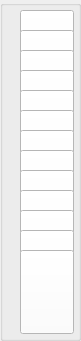
    <widget class="QGroupBox" name="table5">
     <property name="enabled">
      <bool>true</bool>
     </property>
     <property name="geometry">
      <rect>
       <x>290</x>
       <y>110</y>
       <width>81</width>
       <height>341</height>
      </rect>
     </property>
     <property name="sizePolicy">
      <sizepolicy hsizetype="Fixed" vsizetype="Fixed">
       <horstretch>0</horstretch>
       <verstretch>0</verstretch>
      </sizepolicy>
     </property>
     <property name="minimumSize">
      <size>
       <width>72</width>
       <height>112</height>
      </size>
     </property>
     <property name="layoutDirection">
      <enum>Qt::LeftToRight</enum>
     </property>
     <property name="autoFillBackground">
      <bool>false</bool>
     </property>
     <property name="title">
      <string/>
     </property>
     <property name="alignment">
      <set>Qt::AlignJustify|Qt::AlignTop</set>
     </property>
     <widget class="QPushButton" name="table5_card_1">
      <property name="geometry">
       <rect>
        <x>20</x>
        <y>10</y>
        <width>54</width>
        <height>84</height>
       </rect>
      </property>
      <property name="sizePolicy">
       <sizepolicy hsizetype="Fixed" vsizetype="Fixed">
        <horstretch>0</horstretch>
        <verstretch>0</verstretch>
       </sizepolicy>
      </property>
      <property name="minimumSize">
       <size>
        <width>54</width>
        <height>84</height>
       </size>
      </property>
      <property name="maximumSize">
       <size>
        <width>54</width>
        <height>84</height>
       </size>
      </property>
      <property name="styleSheet">
       <string notr="true">background: white;
border-width:3px;
border-color: black;
</string>
      </property>
      <property name="text">
       <string/>
      </property>
     </widget>
     <widget class="QPushButton" name="table5_card_6">
      <property name="geometry">
       <rect>
        <x>20</x>
        <y>110</y>
        <width>54</width>
        <height>84</height>
       </rect>
      </property>
      <property name="sizePolicy">
       <sizepolicy hsizetype="Fixed" vsizetype="Fixed">
        <horstretch>0</horstretch>
        <verstretch>0</verstretch>
       </sizepolicy>
      </property>
      <property name="minimumSize">
       <size>
        <width>54</width>
        <height>84</height>
       </size>
      </property>
      <property name="maximumSize">
       <size>
        <width>54</width>
        <height>84</height>
       </size>
      </property>
      <property name="styleSheet">
       <string notr="true">background: white;
border-width:3px;
border-color: black;
</string>
      </property>
      <property name="text">
       <string/>
      </property>
     </widget>
     <widget class="QPushButton" name="table5_card_5">
      <property name="geometry">
       <rect>
        <x>20</x>
        <y>90</y>
        <width>54</width>
        <height>84</height>
       </rect>
      </property>
      <property name="sizePolicy">
       <sizepolicy hsizetype="Fixed" vsizetype="Fixed">
        <horstretch>0</horstretch>
        <verstretch>0</verstretch>
       </sizepolicy>
      </property>
      <property name="minimumSize">
       <size>
        <width>54</width>
        <height>84</height>
       </size>
      </property>
      <property name="maximumSize">
       <size>
        <width>54</width>
        <height>84</height>
       </size>
      </property>
      <property name="styleSheet">
       <string notr="true">background: white;
border-width:3px;
border-color: black;
</string>
      </property>
      <property name="text">
       <string/>
      </property>
     </widget>
     <widget class="QPushButton" name="table5_card_2">
      <property name="geometry">
       <rect>
        <x>20</x>
        <y>30</y>
        <width>54</width>
        <height>84</height>
       </rect>
      </property>
      <property name="sizePolicy">
       <sizepolicy hsizetype="Fixed" vsizetype="Fixed">
        <horstretch>0</horstretch>
        <verstretch>0</verstretch>
       </sizepolicy>
      </property>
      <property name="minimumSize">
       <size>
        <width>54</width>
        <height>84</height>
       </size>
      </property>
      <property name="maximumSize">
       <size>
        <width>54</width>
        <height>84</height>
       </size>
      </property>
      <property name="styleSheet">
       <string notr="true">background: white;
border-width:3px;
border-color: black;
</string>
      </property>
      <property name="text">
       <string/>
      </property>
     </widget>
     <widget class="QPushButton" name="table5_card_8">
      <property name="geometry">
       <rect>
        <x>20</x>
        <y>150</y>
        <width>54</width>
        <height>84</height>
       </rect>
      </property>
      <property name="sizePolicy">
       <sizepolicy hsizetype="Fixed" vsizetype="Fixed">
        <horstretch>0</horstretch>
        <verstretch>0</verstretch>
       </sizepolicy>
      </property>
      <property name="minimumSize">
       <size>
        <width>54</width>
        <height>84</height>
       </size>
      </property>
      <property name="maximumSize">
       <size>
        <width>54</width>
        <height>84</height>
       </size>
      </property>
      <property name="styleSheet">
       <string notr="true">background: white;
border-width:3px;
border-color: black;
</string>
      </property>
      <property name="text">
       <string/>
      </property>
     </widget>
     <widget class="QPushButton" name="table5_card_3">
      <property name="geometry">
       <rect>
        <x>20</x>
        <y>50</y>
        <width>54</width>
        <height>84</height>
       </rect>
      </property>
      <property name="sizePolicy">
       <sizepolicy hsizetype="Fixed" vsizetype="Fixed">
        <horstretch>0</horstretch>
        <verstretch>0</verstretch>
       </sizepolicy>
      </property>
      <property name="minimumSize">
       <size>
        <width>54</width>
        <height>84</height>
       </size>
      </property>
      <property name="maximumSize">
       <size>
        <width>54</width>
        <height>84</height>
       </size>
      </property>
      <property name="styleSheet">
       <string notr="true">background: white;
border-width:3px;
border-color: black;
</string>
      </property>
      <property name="text">
       <string/>
      </property>
     </widget>
     <widget class="QPushButton" name="table5_card_4">
      <property name="geometry">
       <rect>
        <x>20</x>
        <y>70</y>
        <width>54</width>
        <height>84</height>
       </rect>
      </property>
      <property name="sizePolicy">
       <sizepolicy hsizetype="Fixed" vsizetype="Fixed">
        <horstretch>0</horstretch>
        <verstretch>0</verstretch>
       </sizepolicy>
      </property>
      <property name="minimumSize">
       <size>
        <width>54</width>
        <height>84</height>
       </size>
      </property>
      <property name="maximumSize">
       <size>
        <width>54</width>
        <height>84</height>
       </size>
      </property>
      <property name="styleSheet">
       <string notr="true">background: white;
border-width:3px;
border-color: black;
</string>
      </property>
      <property name="text">
       <string/>
      </property>
     </widget>
     <widget class="QPushButton" name="table5_card_7">
      <property name="geometry">
       <rect>
        <x>20</x>
        <y>130</y>
        <width>54</width>
        <height>84</height>
       </rect>
      </property>
      <property name="sizePolicy">
       <sizepolicy hsizetype="Fixed" vsizetype="Fixed">
        <horstretch>0</horstretch>
        <verstretch>0</verstretch>
       </sizepolicy>
      </property>
      <property name="minimumSize">
       <size>
        <width>54</width>
        <height>84</height>
       </size>
      </property>
      <property name="maximumSize">
       <size>
        <width>54</width>
        <height>84</height>
       </size>
      </property>
      <property name="styleSheet">
       <string notr="true">background: white;
border-width:3px;
border-color: black;
</string>
      </property>
      <property name="text">
       <string/>
      </property>
     </widget>
     <widget class="QPushButton" name="table5_card_9">
      <property name="geometry">
       <rect>
        <x>20</x>
        <y>170</y>
        <width>54</width>
        <height>84</height>
       </rect>
      </property>
      <property name="sizePolicy">
       <sizepolicy hsizetype="Fixed" vsizetype="Fixed">
        <horstretch>0</horstretch>
        <verstretch>0</verstretch>
       </sizepolicy>
      </property>
      <property name="minimumSize">
       <size>
        <width>54</width>
        <height>84</height>
       </size>
      </property>
      <property name="maximumSize">
       <size>
        <width>54</width>
        <height>84</height>
       </size>
      </property>
      <property name="styleSheet">
       <string notr="true">background: white;
border-width:3px;
border-color: black;
</string>
      </property>
      <property name="text">
       <string/>
      </property>
     </widget>
     <widget class="QPushButton" name="table5_card_10">
      <property name="geometry">
       <rect>
        <x>20</x>
        <y>190</y>
        <width>54</width>
        <height>84</height>
       </rect>
      </property>
      <property name="sizePolicy">
       <sizepolicy hsizetype="Fixed" vsizetype="Fixed">
        <horstretch>0</horstretch>
        <verstretch>0</verstretch>
       </sizepolicy>
      </property>
      <property name="minimumSize">
       <size>
        <width>54</width>
        <height>84</height>
       </size>
      </property>
      <property name="maximumSize">
       <size>
        <width>54</width>
        <height>84</height>
       </size>
      </property>
      <property name="styleSheet">
       <string notr="true">background: white;
border-width:3px;
border-color: black;
</string>
      </property>
      <property name="text">
       <string/>
      </property>
     </widget>
     <widget class="QPushButton" name="table5_card_11">
      <property name="geometry">
       <rect>
        <x>20</x>
        <y>210</y>
        <width>54</width>
        <height>84</height>
       </rect>
      </property>
      <property name="sizePolicy">
       <sizepolicy hsizetype="Fixed" vsizetype="Fixed">
        <horstretch>0</horstretch>
        <verstretch>0</verstretch>
       </sizepolicy>
      </property>
      <property name="minimumSize">
       <size>
        <width>54</width>
        <height>84</height>
       </size>
      </property>
      <property name="maximumSize">
       <size>
        <width>54</width>
        <height>84</height>
       </size>
      </property>
      <property name="styleSheet">
       <string notr="true">background: white;
border-width:3px;
border-color: black;
</string>
      </property>
      <property name="text">
       <string/>
      </property>
     </widget>
     <widget class="QPushButton" name="table5_card_12">
      <property name="geometry">
       <rect>
        <x>20</x>
        <y>230</y>
        <width>54</width>
        <height>84</height>
       </rect>
      </property>
      <property name="sizePolicy">
       <sizepolicy hsizetype="Fixed" vsizetype="Fixed">
        <horstretch>0</horstretch>
        <verstretch>0</verstretch>
       </sizepolicy>
      </property>
      <property name="minimumSize">
       <size>
        <width>54</width>
        <height>84</height>
       </size>
      </property>
      <property name="maximumSize">
       <size>
        <width>54</width>
        <height>84</height>
       </size>
      </property>
      <property name="styleSheet">
       <string notr="true">background: white;
border-width:3px;
border-color: black;
</string>
      </property>
      <property name="text">
       <string/>
      </property>
     </widget>
     <widget class="QPushButton" name="table5_card_13">
      <property name="geometry">
       <rect>
        <x>20</x>
        <y>250</y>
        <width>54</width>
        <height>84</height>
       </rect>
      </property>
      <property name="sizePolicy">
       <sizepolicy hsizetype="Fixed" vsizetype="Fixed">
        <horstretch>0</horstretch>
        <verstretch>0</verstretch>
       </sizepolicy>
      </property>
      <property name="minimumSize">
       <size>
        <width>54</width>
        <height>84</height>
       </size>
      </property>
      <property name="maximumSize">
       <size>
        <width>54</width>
        <height>84</height>
       </size>
      </property>
      <property name="styleSheet">
       <string notr="true">background: white;
border-width:3px;
border-color: black;
</string>
      </property>
      <property name="text">
       <string/>
      </property>
     </widget>
     <zorder>table5_card_1</zorder>
     <zorder>table5_card_2</zorder>
     <zorder>table5_card_3</zorder>
     <zorder>table5_card_4</zorder>
     <zorder>table5_card_5</zorder>
     <zorder>table5_card_6</zorder>
     <zorder>table5_card_7</zorder>
     <zorder>table5_card_8</zorder>
     <zorder>table5_card_9</zorder>
     <zorder>table5_card_10</zorder>
     <zorder>table5_card_11</zorder>
     <zorder>table5_card_12</zorder>
     <zorder>table5_card_13</zorder>
    </widget>
